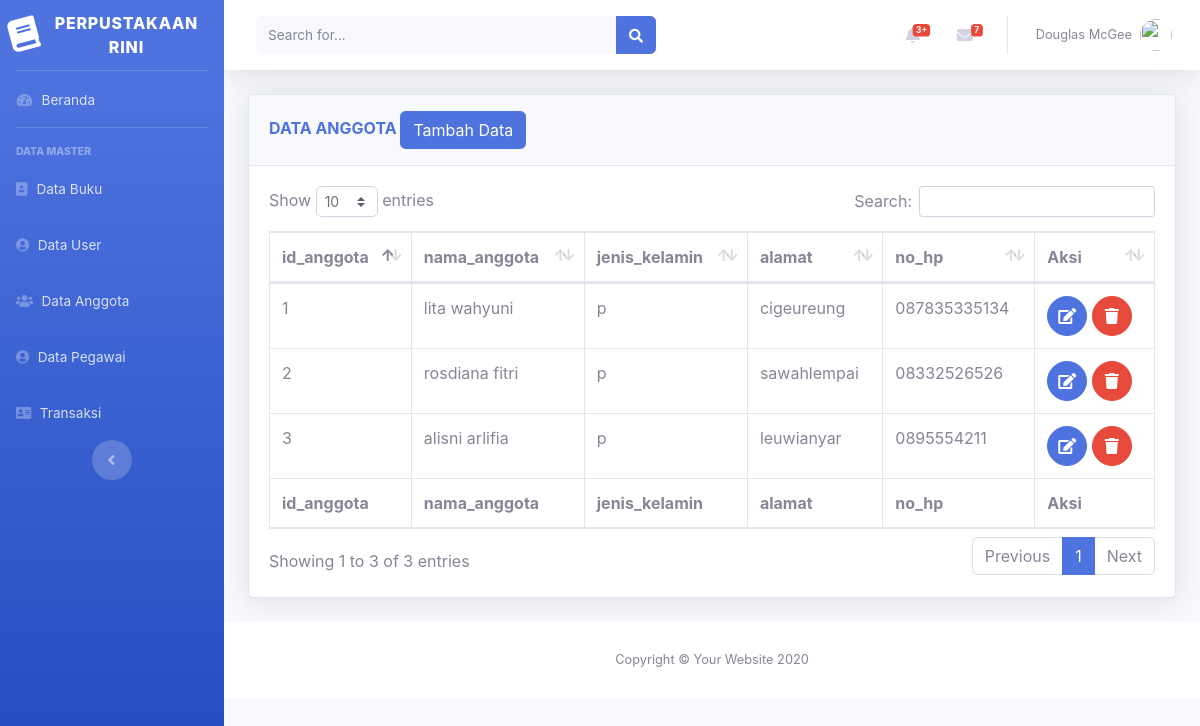
The app's page /beranda.php?page=anggota with its own data.
### tables this page shows
CREATE TABLE `tabel_anggota` (
  `id_anggota` int(5) NOT NULL,
  `nama_anggota` varchar(50) NOT NULL,
  `jenis_kelamin` enum('l','p') NOT NULL,
  `alamat` text NOT NULL,
  `no_hp` varchar(20) NOT NULL
);

### views/Anggota/Anggota.php (the view)
<div class="container-fluid">
<div class="card shadow mb-4">
    <div class="card-header py-3">
        <h6 class="m-0 font-weight-bold text-primary">DATA ANGGOTA
         <a href="beranda.php?page=anggota&aksi=add">
             <button class="btn btn-primary">Tambah Data</button>
        </a></h6>
    </div>
    <div class="card-body">
        <div class="table-responsive">
            <table class="table table-bordered" id="dataTable" width="100%" cellspacing="0">
                <thead>
                    <tr>
                        <th>id_anggota</th>
                        <th>nama_anggota</th>
                        <th>jenis_kelamin</th>
                        <th>alamat</th>
                        <th>no_hp</th>
                        <th>Aksi</th>
                    </tr>
                </thead>
                <tfoot>
                    <tr>
                    <th>id_anggota</th>
                        <th>nama_anggota</th>
                        <th>jenis_kelamin</th>
                        <th>alamat</th>
                        <th>no_hp</th>
                        <th>Aksi</th>
                    </tr>
                </tfoot>
                <tbody>
                    <?php
                        $sql  = "select * from  tabel_anggota";
                        $show = $db->query($sql);
                        foreach($show as $agt):
                    ?>
                    <tr>
                        <td><?php echo $agt['id_anggota']?></td>
                        <td><?php echo $agt['nama_anggota']?></td>
                        <td><?php echo $agt['jenis_kelamin']?></td>
                        <td><?php echo $agt['alamat']?></td>
                        <td><?php echo $agt['no_hp']?></td>
                        <td>
                        <a href="beranda.php?page=anggota&aksi=edit&id=<?php echo $agt['id_anggota']?>"
                           class="btn btn-primary btn-circle">
                                <i class="fas fa-edit"></i>
                                </a>
                            <a href="model/anggota/prosesdeleteanggota.php?id=<?php echo $agt['id_anggota']?>"
                            class="btn btn-danger btn-circle">
                                <i class="fas fa-trash"></i>
                                </a>
                    </tr>
                    <?php endforeach; ?>
                </tbody>
            </table>
        </div>
    </div>
</div>
</div>

### beranda.php (shortened to what this page needs)
<!DOCTYPE html>
<html lang="en">
<head>
    <link href="template/vendor/fontawesome-free/css/all.min.css" rel="stylesheet" type="text/css">
    <link href="template/css/sb-admin-2.min.css" rel="stylesheet">
    <link href="template/vendor/datatables/dataTables.bootstrap4.min.css" rel="stylesheet">
</head>
<body id="page-top">
    <div id="wrapper">
        <ul class="navbar-nav bg-gradient-primary sidebar sidebar-dark accordion" id="accordionSidebar">
            <a class="sidebar-brand d-flex align-items-center justify-content-center" href="beranda.php">
                <div class="sidebar-brand-icon rotate-n-15">
                    <i class="fa fa-book" aria-hidden="true"></i>
                </div>
                <div class="sidebar-brand-text mx-3">PERPUSTAKAAN RINI <sup></sup></div>
            </a>
            <hr class="sidebar-divider my-0">
            <li class="nav-item">
                <a class="nav-link" href="beranda.php">
                    <i class="fas fa-fw fa-tachometer-alt"></i>
                    <span>Beranda</span></a>
            </li>
            <hr class="sidebar-divider">
            <div class="sidebar-heading">
                DATA MASTER
            </div>
            <li class="nav-item">
                <a class="nav-link" href="beranda.php?page=buku">
                    <i class="fa fa-address-book" aria-hidden="true"></i>
                    <span>Data Buku</span></a>
            </li>
            <li class="nav-item">
                <a class="nav-link" href="beranda.php?page=user">
                    <i class="fa fa-user-circle" aria-hidden="true"></i>
                    <span>Data User</span></a>
            </li>
            <li class="nav-item">
                <a class="nav-link" href="beranda.php?page=anggota">
                    <i class="fa fa-users" aria-hidden="true"></i>
                    <span>Data Anggota</span></a>
            </li>
            <li class="nav-item">
                <a class="nav-link" href="beranda.php?page=pegawai">
                    <i class="fa fa-user-circle" aria-hidden="true"></i>
                    <span>Data Pegawai</span></a>
            </li>
            <li class="nav-item">
                <a class="nav-link" href="beranda.php?page=transaksi">
                    <i class="fa fa-address-card" aria-hidden="true"></i>
                    <span>Transaksi</span></a>
            </li>
            <div class="text-center d-none d-md-inline">
                <button class="rounded-circle border-0" id="sidebarToggle"></button>
            </div>
        </ul>
        <div id="content-wrapper" class="d-flex flex-column">
            <div id="content">
                <nav class="navbar navbar-expand navbar-light bg-white topbar mb-4 static-top shadow">
                    <form class="d-none d-sm-inline-block form-inline mr-auto ml-md-3 my-2 my-md-0 mw-100 navbar-search">
                        <div class="input-group">
                            <input type="text" class="form-control bg-light border-0 small" placeholder="Search for..." aria-label="Search" aria-describedby="basic-addon2">
                            <div class="input-group-append">
                                <button class="btn btn-primary" type="button">
                                    <i class="fas fa-search fa-sm"></i>
                                </button>
                            </div>
                        </div>
                    </form>
                    <ul class="navbar-nav ml-auto">
                        <li class="nav-item dropdown no-arrow mx-1">
                            <a class="nav-link dropdown-toggle" href="#" id="alertsDropdown" role="button" data-toggle="dropdown" aria-haspopup="true" aria-expanded="false">
                                <span class="badge badge-danger badge-counter">3+</span>
                            </a>
                        </li>
                        <li class="nav-item dropdown no-arrow mx-1">
                            <a class="nav-link dropdown-toggle" href="#" id="messagesDropdown" role="button" data-toggle="dropdown" aria-haspopup="true" aria-expanded="false">
                                <i class="fas fa-envelope fa-fw"></i>
                                <span class="badge badge-danger badge-counter">7</span>
                            </a>
                        </li>
                        <li class="nav-item dropdown no-arrow">
                            <a class="nav-link dropdown-toggle" href="#" id="userDropdown" role="button" data-toggle="dropdown" aria-haspopup="true" aria-expanded="false">
                                <span class="mr-2 d-none d-lg-inline text-gray-600 small">Douglas McGee</span>
                                <img class="img-profile rounded-circle" src="img/undraw_profile.svg">
                            </a>
                        </li>
                    </ul>
                </nav>
                <?php
                include "config/routes.php";
                ?>
                <footer class="sticky-footer bg-white">
                    <div class="container my-auto">
                        <div class="copyright text-center my-auto">
                            <span>Copyright &copy; Your Website 2020</span>
                        </div>
                    </div>
                </footer>
            </div>
        </div>
</body>
</html>

### config/routes.php (shortened to what this page needs)
<?php
if(@$_GET['page'] == ''){
    include "views/beranda.php";
}
else if($_GET['page'] == 'anggota'){
    @$aksi = $_GET['aksi'];
    if(@$aksi){
        if($aksi == 'add'){
            include "views/anggota/addanggota.php";
        }
        else if ($aksi == 'edit'){
            include "views/anggota/editanggota.php";
        }
        else if($aksi == 'delete'){
            include "model/anggota/prosesdeleteanggota.php";
        }
    }else
    {
            include "views/anggota/anggota.php";
    }
}
else if($_GET['page'] == 'transaksi'){
    include "views/transaksi/transaksi.php";
}

### records on screen
tabel_anggota: id_anggota "1", nama_anggota "lita wahyuni", jenis_kelamin "p", alamat "cigeureung", no_hp "087835335134"
tabel_anggota: id_anggota "2", nama_anggota "rosdiana fitri", jenis_kelamin "p", alamat "sawahlempai", no_hp "08332526526"
tabel_anggota: id_anggota "3", nama_anggota "alisni arlifia", jenis_kelamin "p", alamat "leuwianyar", no_hp "0895554211"
